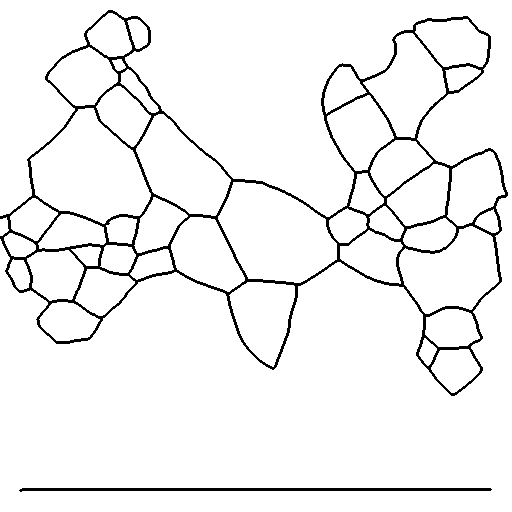
#> input picture src/tests/trace.png, 512 x 512 px, found by its file name
$ jupyter execute --allow-errors FindOptimalResolution.ipynb   (shell and % lines are left out)
#> lines starting #> are read from the running program, lines starting #| are printed output that depends on the picture; long printed decimals are rounded
#> `img = io.imread(os.path.join(dir_path, img_path))`: img: shape (512, 512); 94.7% white; black in thin lines or dots
#> `img_c = img[cf//4:-cf//4,cf//4:-cf//4]`:
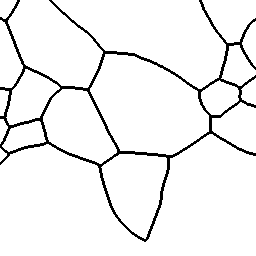
#> img_c: shape (256, 256); 94.2% white; black in thin lines or dots
### src/analysis/pixels_per_grain.py
"""Grain Pixels
**UNTESTED**

This is an attempt at making some kind of metric to figure out what resolution to run
a given grain image at
"""
import os
from skimage import io, measure, morphology, transform
import numpy as np
import pdb

def pixels_per_grain(trace, dims = None, thresh=0.6):
    """Pixels Per Grain
    Counts how many pixels are in each grain and returns statistical info about that
    Accepts 2 2d arrays, img and trace, and an int (thresh)
    """
    if dims is not None:
        if trace.shape[0] / dims[0] > 1:
            trace = morphology.binary_erosion(trace, morphology.square(trace.shape[0] // dims[0] + 1))
        trace = transform.resize(trace, dims, preserve_range = True)

    #trace_thresh = (trace.astype('float') > thresh).astype('float')
    #trace_label = measure.label(trace_thresh, background=0)

    trace_label = measure.label(trace, background=0, connectivity=1)
    trace_label = morphology.remove_small_objects(trace_label, min_size=128)
    bound = np.concatenate((trace_label[0,:], trace_label[-1,:],
                            trace_label[:,0], trace_label[:,-1]))
    boundary_grains = np.unique(bound)
    for grain in boundary_grains:
        trace_label[trace_label == grain] = 0

    grains = np.unique(trace_label)
    grain_sizes = np.zeros(np.size(grains))
    for ind, grain in enumerate(grains):
        if grain == 0:
            continue
        grain_sizes[ind] = np.sum(trace_label == grain)

    grain_sizes = grain_sizes[grain_sizes > 4]

    n_grains = len(grains)
    avg_grain_size = np.mean(grain_sizes)

    grain_radius = np.sqrt(grain_sizes / np.pi)
    avg_radius = np.mean(grain_radius)
    std_radius = np.std(grain_radius)

    return (n_grains, avg_grain_size, avg_radius, std_radius)

# [35 lines that do not run on import are left out]

### scripts/FindOptimalResolution.ipynb
# Finding Optimal Resolution

Quick an dirty script that tries to automatically find the optimal resolution for testing some image

## Find the Ideal Image Size for Training Data

`INPUT_IMAGE` - The image you want to run the analysis on

`training_avg_r` - The average ideal grain radius of your training data

`dim` - Starting resolution for the search

`negative` - Means image has black grains and white boundaries

[cell 1]
from src.analysis.pixels_per_grain import pixels_per_grain

def find_ideal_size(img, target_r, start_dim=528, tolerance=2):
#> called with target_r = 31, start_dim = 528, tolerance = 1
    dim = start_dim
    while True:
        _, avg_size, avg_r, _ = pixels_per_grain(img, (dim,dim))
        print(dim, avg_r)

        if np.isnan(avg_r):
            print("Average r is nan, something horrible has happened")
            return

        if np.abs(avg_r - target_r) < tolerance:
            return dim, avg_r, avg_size
        elif avg_r > target_r:
            dim -= 16
        elif avg_r < target_r:
            dim += 16
#> this loop made 16 passes
#> (grains in pixels_per_grain, n_grains in pixels_per_grain, avg_size, avg_r) on passes 1 to 10: ([0, 6974, 8658, 10631, 11937, 15811, 19009], 7, 12103.7, 57.09), ([0, 2280, 3077, 4023, 4812, 6366, 8497], 7, 12260, 57.46), ([0, 3826, 5372, 6931, 8111, 11431, 14397], 7, 10596.5, 53.42), ([0, 4840, 5990, 7067, 7899, 9849, 12601], 7, 10441.7, 53), ([0, 4398, 5659, 6916, 7742, 10535, 12909], 7, 9462.2, 50.51), ([0, 2830, 4077, 5508, 6511, 8982, 11071], 7, 8821.8, 48.82), ([0, 4873, 6098, 7337, 8155, 10809, 13203], 7, 8011.5, 46.46), ([0, 3539, 4603, 5626, 6404, 8181, 10113], 7, 7558, 45.17), ([0, 3300, 4322, 5356, 6215, 8298, 10284], 7, 6872.5, 43.06), ([0, 4275, 6673, 7908, 8592, 9140, 10560, 12250], 8, 5831.7, 37.91)
#> (boundary_grains in pixels_per_grain, grains in pixels_per_grain, n_grains in pixels_per_grain, avg_size, avg_r) on pass 16: ([0, 1, 6, 19, 94, 911, 1017, 1860, 3230, 3818, 4256, 5361], [0, 2125, 2720, 3378, 3761, 5009, 6095], 7, 3521.5, 30.82)
#| 528 57.091
#| 512 57.461
#| 496 53.424
#| 480 52.996
#| 464 50.509
#| 448 48.821
#| 432 46.465
#| 416 45.172
#> (further printed lines are left out)
#> pass 1, in pixels_per_grain, `trace = transform.resize(trace, dims, preserve_range = True)`:
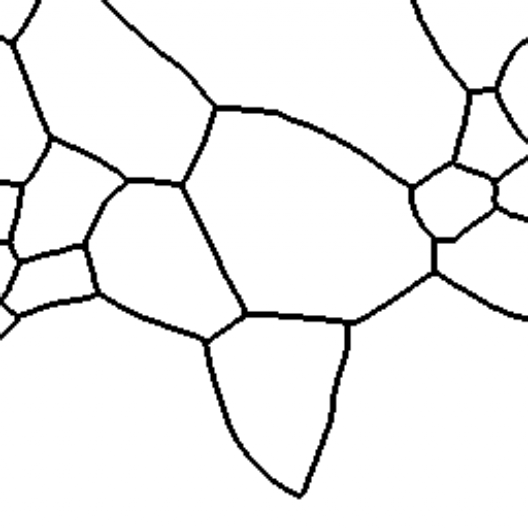
#> trace: shape (528, 528) float64; min 0, max 255, mean 240.1
#> pass 1, in pixels_per_grain, `trace_label = measure.label(trace, background=0, connectivity=1)`:
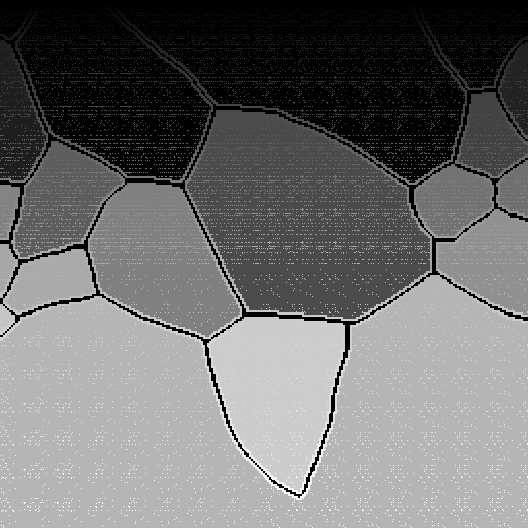
#> trace_label: shape (528, 528) int64; min 0, max 23663, mean 10223.9; drawn with min black and max white
#> pass 1, in pixels_per_grain, `trace_label = morphology.remove_small_objects(trace_label, min_size=128)`:
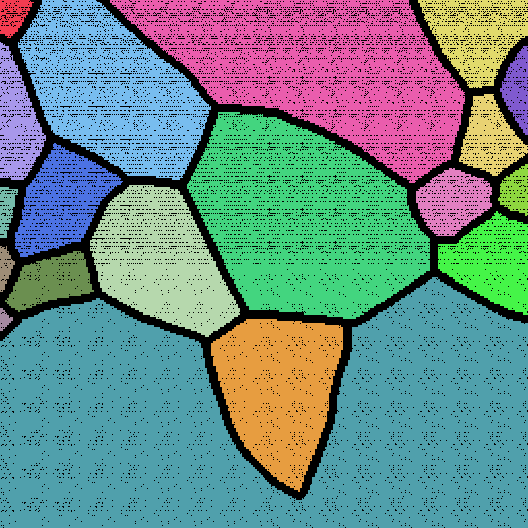
#> trace_label: shape (528, 528) int64; 20 distinct labels, from 0 to 19009; one colour per label, 0 black
#> pass 2, in pixels_per_grain (call 2), `trace = transform.resize(trace, dims, preserve_range = True)`:
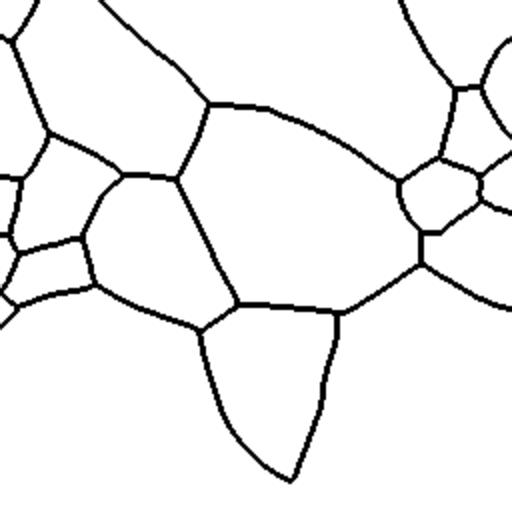
#> trace: shape (512, 512) float64; min 0, max 255, mean 240.1
#> after the loop, dim = 288
#> `dim, avg_r, avg_size = find_ideal_size(img, training_avg_r, dim, toler..`: avg_r = 30.82; avg_size = 3521.5
#| At Res 576x576
#| Average Radius: 30.821
#| Average Size: 3521.5

[cell 2]
import os
from src.analysis.pixels_per_grain import pixels_per_grain
from skimage import io
import numpy as np

dir_path = '../data/test_combination/1HR/2789'
img_paths = ['trace.png','results/stackfirst_skel.png']
negative = [False, True]
crop = [True, True]
training_avg_r = 31
dim = 528
tolerance = 1

#> (the rest of this cell did not finish here and is left out)
